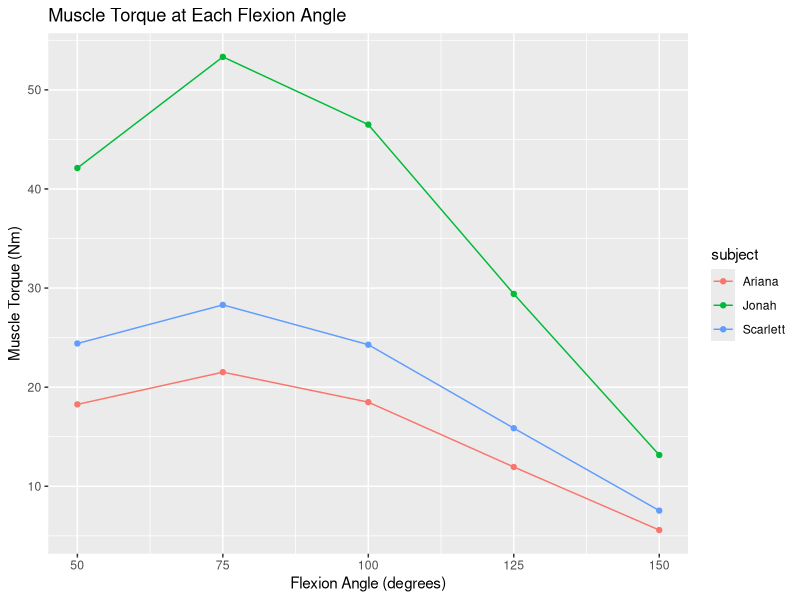
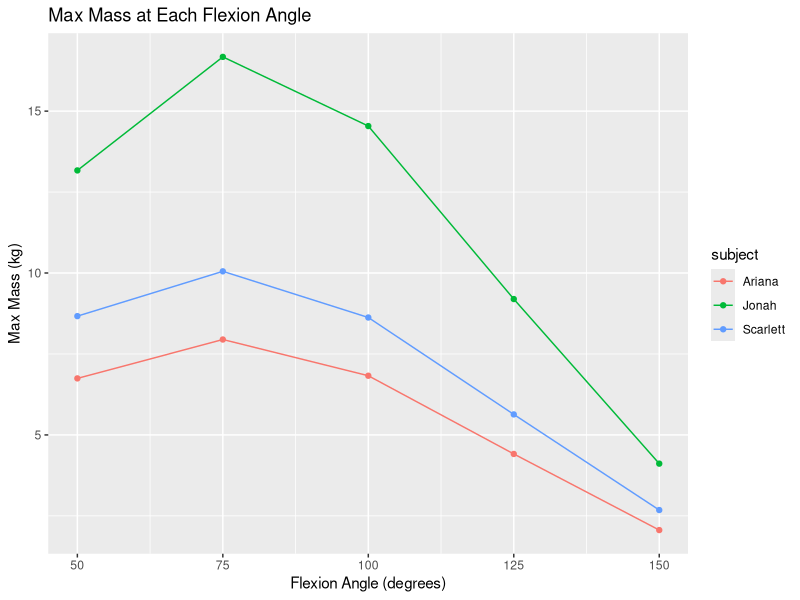

Generate these figures, in order, with R:
## ---- chunk 1
knitr::opts_chunk$set(echo = TRUE)
library(tidyverse)
library(ggplot2)
## ---- chunk 2

arm_dat <- read_csv("MP2.csv")

# Convert cm to m and g to kg
arm_dat <- arm_dat %>%
  mutate(
    Larm = Larm / 100,
    Li = Li / 100,
    Lout = Lout/ 100,
    Mmuscle = Mmuscle / 1000
  )

## ---- chunk 3

print(arm_dat)

## ---- chunk 4

law_cos <- function(l, r, o) {
  theta <- acos((-o^2 + l^2 + r^2) / (2 * l * r))
  return(theta)
}

law_cos2 <- function(l, r, theta) {
  o <- sqrt(l^2 + r^2 - 2 * l * r * cos(theta))
  return(o)
}

force_length_factor <- function(Lmuscle, Lmuscler) {
  Lopt <- Lmuscler * 0.8
  ffl <- -6.25 * (Lmuscle / Lopt)^2 + 12.5 * (Lmuscle / Lopt) - 5.25
  return(ffl)
}

calculate_Fmax <- function(Mmuscle, Lmuscler, rho = 0.00105, phi = 0, k = 80) {
  PCSA <- (Mmuscle * cos(phi)) / (rho * Lmuscler)
  Fmax <- PCSA * k
  return(Fmax)
}


## ---- chunk 5
model <- function(Mmuscle, Lmuscler, Lmuscle, theta, Li, rho = 0.00105, k = 80) {
   # Convert Lmuscler from m to cm for PCSA calculation (as ρ is given in kg/cm^3)
  Lmuscler_cm <- Lmuscler * 100
  # Assuming phi is 0 as the muscle is nonpennate
  phi <- 0
  # PCSA calculation
  PCSA <- (Mmuscle * cos(phi)) / (rho * Lmuscler_cm)
  # Fmax calculation
  Fmax <- PCSA * k
  # Force-length relationship factor (ffl)
  ffl <- force_length_factor(Lmuscle, Lmuscler)
  # Muscle force (Fmuscle)
  Fmuscle <- Fmax * ffl
  # Torque calculation (τmuscle)
  tau_muscle <- Fmuscle * sin(theta) * Li
  return(tau_muscle)
}
## ---- chunk 6
angles_tibble <- tibble(
  flexion_deg = c(50, 75, 100, 125, 150),
  flexion_rad = flexion_deg * pi / 180
)

# Assuming g = 9.81 m/s^2
g <- 9.81

# Calculate Lmuscle, theta, muscle_torque, and max_mass for each flexion angle
dat1 <- arm_dat %>%
  cross_join(angles_tibble) %>%
  rowwise() %>%
  mutate(
    Lmuscle = law_cos2(Li, Larm, flexion_rad), 
    theta = law_cos(Li, Lmuscle, Larm)) %>% 
  ungroup()
  
dat2 <- dat1 %>% 
filter (flexion_deg == 150) %>%
mutate(Lmuscler = Lmuscle) %>%
select (subject, Lmuscler)

dat3 <- dat1 %>%
  left_join(dat2, by = "subject")

dat_final <- dat3 %>%
  mutate(
    muscle_torque = model(Mmuscle, Lmuscler, Lmuscle, theta, Li),
    max_mass = muscle_torque / (Lout * g)
  ) %>%
  ungroup()

dat <- dat_final %>%
  select(subject, flexion_rad, Lmuscle, theta, muscle_torque, max_mass)

## ---- chunk 7

print(dat)

## ---- chunk 8

# Plot muscle torque for each flexion angle for each subject
ggplot(dat_final, aes(x = flexion_deg, y = muscle_torque, group = subject, color = subject)) +
  geom_line() +
  geom_point() +
  labs(title = "Muscle Torque at Each Flexion Angle",
       x = "Flexion Angle (degrees)",
       y = "Muscle Torque (Nm)")

# Plot max mass for each flexion angle for each subject
ggplot(dat_final, aes(x = flexion_deg, y = max_mass, group = subject, color = subject)) +
  geom_line() +
  geom_point() +
  labs(title = "Max Mass at Each Flexion Angle",
       x = "Flexion Angle (degrees)",
       y = "Max Mass (kg)")


